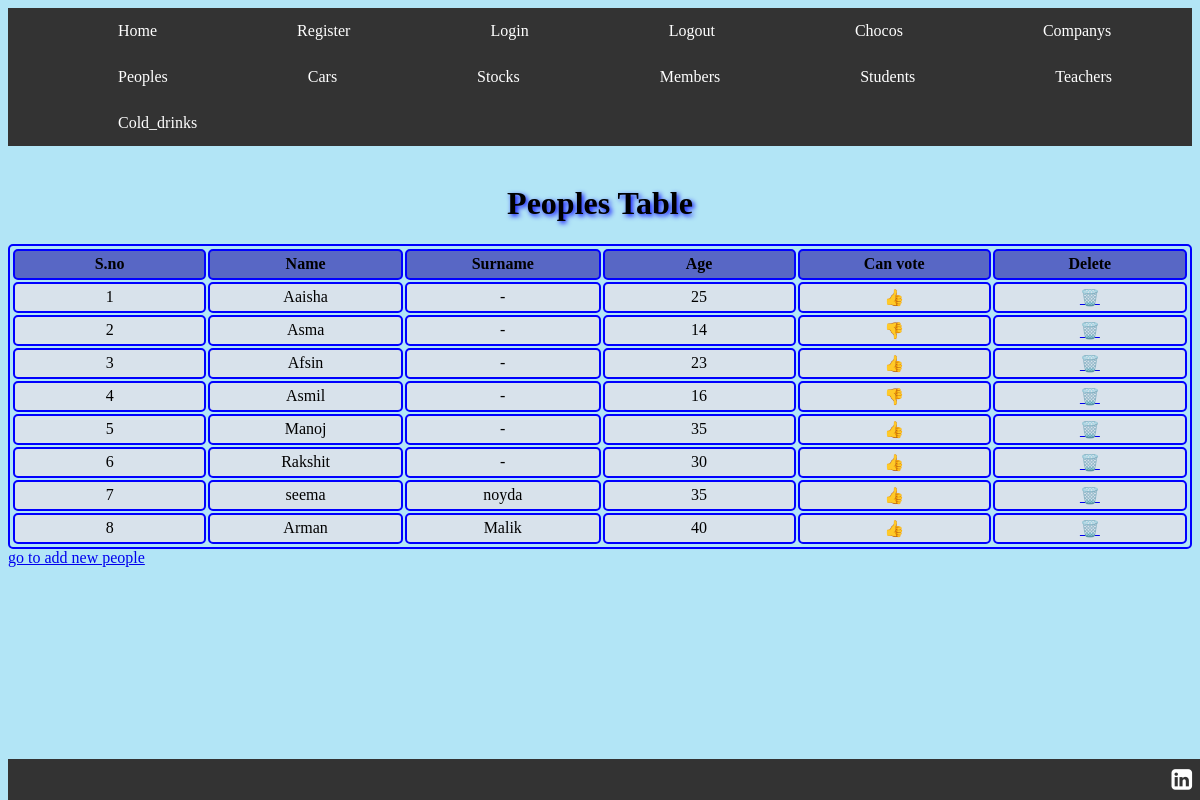
Screenshot of /peoples/ with the database file from the repository.
### playground/models.py (models this page shows)
class Peoples(models.Model):
    name = models.CharField(max_length=255)
    surname = models.CharField(max_length=255)
    age = models.IntegerField(max_length=255)

### playground/views.py (the view)
# urls.py: path("peoples/", views.peoples,name="peoples"),
def peoples(request):
    peoples = Peoples.objects.all()
    return render(request, "peoples.html", {"peoples": peoples})

### playground/templates/peoples.html (shortened to what this page needs)
{% load static %}
<!DOCTYPE html>
<html>
<head>
</head>
<link rel="stylesheet" href={% static 'templates.css' %}>
<link rel="stylesheet" href="https://cdnjs.cloudflare.com/ajax/libs/font-awesome/4.7.0/css/font-awesome.min.css">
{% include 'header.html' %}
<br>
<h1>Peoples Table</h1>
<body>
    <table style="width:100%">
        <thead>
            <tr>
                <th>S.no</th>
                <th>Name</th>
                <th>Surname</th>
                <th>Age</th>
                <th>Can vote</th>
                <th>Delete</th>
            </tr>
        </thead>
        <tbody>
            <tr>
                {% for people in peoples %}
                <td>
                    {{forloop.counter}}
                </td>
                <td>
                    {{people.name}}
                </td>
                  <td>
                    {{people.surname}}
                </td>
                <td>
                    {{people.age}}
                </td>
                <td>
                    {%if people.age >= 18 %}
                     👍
                    {%else%}
                    👎
                   {% endif %}
                </td>
                  <td>
                    <a href="{% url 'delete-people' people.id %}">🗑️</a>
                </td>
            </tr>
               {% endfor %}
        </tbody>
    </table>
        <a href="{% url 'add-people' %}">go to add new people</a>
    {% include 'footer.html' %}
</body>
</html>

### playground/static/templates.css (style rules this page uses)
th, td { background-color: rgb(216, 226, 235); padding-top: 20px; padding-bottom: 20px; padding-left: 30px; padding-right: 40px; }
th { background-color: rgb(88, 103, 197); }
body { background-color: rgb(178, 229, 246); }
table, th, td { border-radius: 5px; border: 2px solid blue; padding: 1px; width: 200px; height: 25px; text-align: center; }
h1 { text-shadow: 2px 2px 5px blue; text-align: center; }

### rows the page displays
Peoples: name "Aaisha", surname "-", age "25"
Peoples: name "Asma", surname "-", age "14"
Peoples: name "Afsin", surname "-", age "23"
Peoples: name "Asmil", surname "-", age "16"
Peoples: name "Manoj", surname "-", age "35"
Peoples: name "Rakshit", surname "-", age "30"
Peoples: name "seema", surname "noyda", age "35"
Peoples: name "Arman", surname "Malik", age "40"
